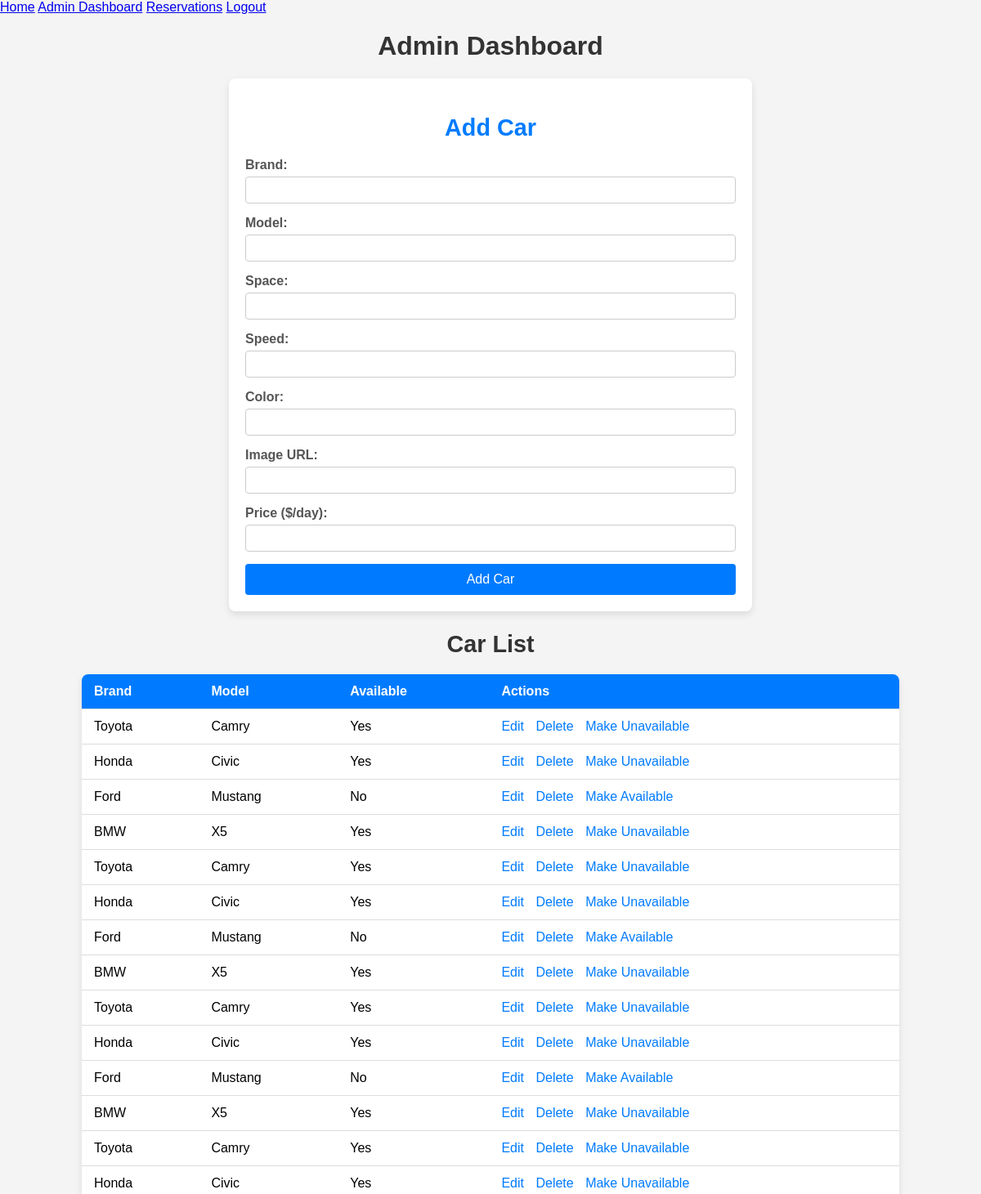
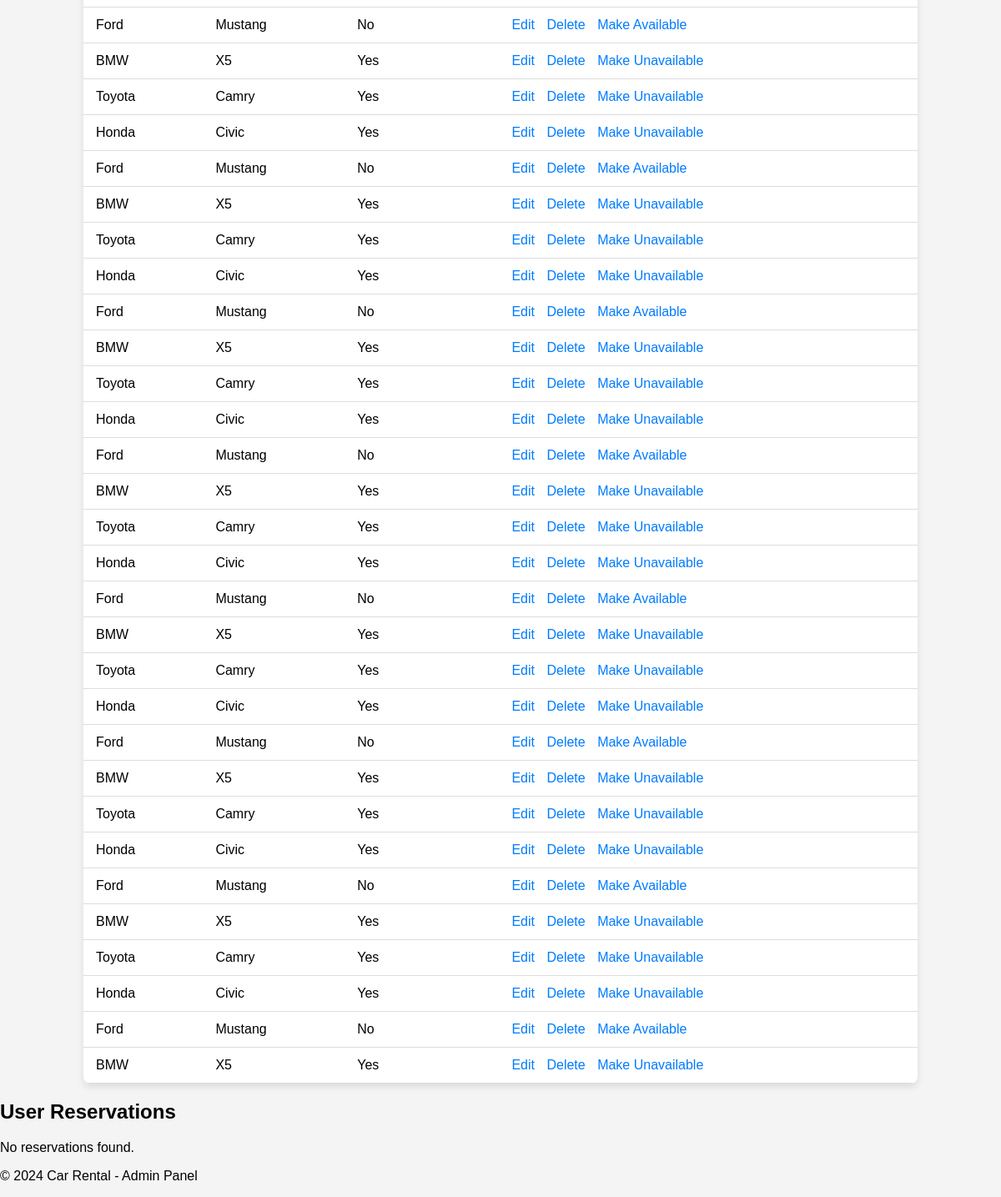
The page /admin (signed in) on the database its author committed (2 pictures, top to bottom).
### tables this page shows
CREATE TABLE cars (
            id INTEGER PRIMARY KEY AUTOINCREMENT,
            brand TEXT NOT NULL,
            model TEXT NOT NULL,
            space TEXT,
            speed TEXT,
            color TEXT,
            image TEXT,
            available INTEGER DEFAULT 1,
            price REAL NOT NULL
        );

### routes/routes.py (the view)
@routes.route("/admin")
@login_required
def admin_dashboard():
    conn = get_db_connection()
    cars = conn.execute("SELECT * FROM cars").fetchall()
    conn.close()
    return render_template("admin_dashboard.html", cars=cars)

### models/models.py (called while the page is built)
def get_db_connection():
    conn = sqlite3.connect(Config.DATABASE_PATH)
    conn.row_factory = sqlite3.Row
    return conn

### routes/routes.py (called while the page is built)
def login_required(f):
    @wraps(f)
    def decorated_function(*args, **kwargs):
        if session.get("user_id") is None:
            return redirect(url_for("routes.login"))
        return f(*args, **kwargs)
    return decorated_function

### templates/admin_dashboard.html (shortened to what this page needs)
{% extends "base_admin.html" %}
{% block content %}
    <link rel="stylesheet" href="{{ url_for('static', filename='css/admin_dashboard.css') }}">
    <h1 class="admin-title">Admin Dashboard</h1>
    <div class="form-container">
        <h2 class="form-title">Add Car</h2>
        <form method="post" action="/admin/add_car">
            <div class="form-group">
                <label for="brand">Brand:</label>
                <input type="text" name="brand" required>
            </div>
            <div class="form-group">
                <label for="model">Model:</label>
                <input type="text" name="model" required>
            </div>
            <div class="form-group">
                <label for="space">Space:</label>
                <input type="text" name="space">
            </div>
            <div class="form-group">
                <label for="speed">Speed:</label>
                <input type="text" name="speed">
            </div>
            <div class="form-group">
                <label for="color">Color:</label>
                <input type="text" name="color">
            </div>
            <div class="form-group">
                <label for="image">Image URL:</label>
                <input type="text" name="image">
            </div>
            <div class="form-group">
                <label for="price">Price ($/day):</label>
                <input type="number" name="price" required>
            </div>
            <button type="submit" class="btn">Add Car</button>
        </form>
    </div>
    <div class="car-list-container">
        <h2 class="car-list-title">Car List</h2>
        <table class="car-table">
            <thead>
                <tr>
                    <th>Brand</th>
                    <th>Model</th>
                    <th>Available</th>
                    <th>Actions</th>
                </tr>
            </thead>
            <tbody>
                {% for car in cars %}
                    <tr>
                        <td>{{ car.brand }}</td>
                        <td>{{ car.model }}</td>
                        <td class="{% if car.available %}available{% else %}not-available{% endif %}">
                            {{ "Yes" if car.available else "No" }}
                        </td>
                        <td>
                            <a href="/admin/edit_car/{{ car.id }}" class="btn-action edit">Edit</a>
                            <a href="/admin/delete_car/{{ car.id }}" onclick="return confirm('Are you sure?')" class="btn-action delete">Delete</a>
                            <a href="/admin/toggle_availability/{{ car.id }}" class="btn-action toggle">
                                {% if car.available %}Make Unavailable{% else %}Make Available{% endif %}
                            </a>
                        </td>
                    </tr>
                {% endfor %}
            </tbody>
        </table>
    </div>
    <div class="reservations-container">
        <h2 class="reservations-title">User Reservations</h2>
        {% if reservations %}
            <table class="reservations-table">
                <thead>
                    <tr>
                        <th>User</th>
                        <th>Car</th>
                        <th>Start Date</th>
                        <th>End Date</th>
                    </tr>
                </thead>
                <tbody>
                    {% for reservation in reservations %}
                        <tr>
                            <td>{{ reservation.user_name }}</td>
                            <td>{{ reservation.car_brand }} {{ reservation.car_model }}</td>
                            <td>{{ reservation.start_date }}</td>
                            <td>{{ reservation.end_date }}</td>
                        </tr>
                    {% endfor %}
                </tbody>
            </table>
        {% else %}
            <p class="no-reservations">No reservations found.</p>
        {% endif %}
    </div>
{% endblock %}

### templates/base_admin.html (shortened to what this page needs)
<!DOCTYPE html>
<html lang="en">
<head>
    <link rel="stylesheet" href="{{ url_for('static', filename='css/admin_dashboard.css') }}">
</head>
<body>
    <header>
        <nav>
            <a href="/">Home</a>
            <a href="/admin_dashboard">Admin Dashboard</a>
            <a href="/admin/reservations">Reservations</a>
            <a href="/logout">Logout</a>
        </nav>
    </header>
    <main>
        {% block content %}{% endblock %}
    </main>
    <footer>
        <p>&copy; 2024 Car Rental - Admin Panel</p>
    </footer>
</body>
</html>

### static/css/admin_dashboard.css (style rules this page uses)
body { font-family: 'Arial', sans-serif; background-color: #f4f4f4; margin: 0; padding: 0; }
.admin-title { text-align: center; font-size: 2rem; color: #333; margin-top: 20px; }
.form-container { background-color: #fff; padding: 20px; margin: 20px auto; border-radius: 8px; box-shadow: 0 4px 8px rgba(0, 0, 0, 0.1); width: 80%; max-width: 600px; }
.form-title { font-size: 1.8rem; color: #007BFF; text-align: center; margin-bottom: 20px; }
.form-group { margin-bottom: 15px; }
.form-group label { font-weight: bold; color: #555; }
.form-group input { width: 100%; padding: 8px; margin-top: 5px; border-radius: 4px; border: 1px solid #ccc; box-sizing: border-box; }
.btn { background-color: #007BFF; color: #fff; padding: 10px 15px; border: none; border-radius: 4px; cursor: pointer; width: 100%; font-size: 1rem; }
.car-list-container { margin: 20px auto; width: 90%; max-width: 1000px; }
.car-list-title { text-align: center; font-size: 1.8rem; color: #333; margin-bottom: 20px; }
.car-table { width: 100%; border-collapse: collapse; background-color: #fff; border-radius: 8px; box-shadow: 0 4px 8px rgba(0, 0, 0, 0.1); overflow: hidden; }
.car-table th, .car-table td { padding: 12px 15px; text-align: left; border-bottom: 1px solid #ddd; }
.car-table th { background-color: #007BFF; color: #fff; }
.car-table td a { color: #007BFF; text-decoration: none; margin-right: 10px; }

### rows shown on the page
cars: brand "Toyota", model "Camry", available "Yes", shows "Make Unavailable"
cars: brand "Honda", model "Civic", available "Yes", shows "Make Unavailable"
cars: brand "Ford", model "Mustang", available "No", shows "Make Available"
cars: brand "BMW", model "X5", available "Yes", shows "Make Unavailable"
cars: brand "Toyota", model "Camry", available "Yes", shows "Make Unavailable"
cars: brand "Honda", model "Civic", available "Yes", shows "Make Unavailable"
cars: brand "Ford", model "Mustang", available "No", shows "Make Available"
cars: brand "BMW", model "X5", available "Yes", shows "Make Unavailable"
cars: brand "Toyota", model "Camry", available "Yes", shows "Make Unavailable"
cars: brand "Honda", model "Civic", available "Yes", shows "Make Unavailable"
cars: brand "Ford", model "Mustang", available "No", shows "Make Available"
cars: brand "BMW", model "X5", available "Yes", shows "Make Unavailable"
cars: brand "Toyota", model "Camry", available "Yes", shows "Make Unavailable"
cars: brand "Honda", model "Civic", available "Yes", shows "Make Unavailable"
cars: brand "Ford", model "Mustang", available "No", shows "Make Available"
cars: brand "BMW", model "X5", available "Yes", shows "Make Unavailable"
cars: brand "Toyota", model "Camry", available "Yes", shows "Make Unavailable"
cars: brand "Honda", model "Civic", available "Yes", shows "Make Unavailable"
cars: brand "Ford", model "Mustang", available "No", shows "Make Available"
cars: brand "BMW", model "X5", available "Yes", shows "Make Unavailable"
cars: brand "Toyota", model "Camry", available "Yes", shows "Make Unavailable"
cars: brand "Honda", model "Civic", available "Yes", shows "Make Unavailable"
cars: brand "Ford", model "Mustang", available "No", shows "Make Available"
cars: brand "BMW", model "X5", available "Yes", shows "Make Unavailable"
cars: brand "Toyota", model "Camry", available "Yes", shows "Make Unavailable"
cars: brand "Honda", model "Civic", available "Yes", shows "Make Unavailable"
cars: brand "Ford", model "Mustang", available "No", shows "Make Available"
cars: brand "BMW", model "X5", available "Yes", shows "Make Unavailable"
cars: brand "Toyota", model "Camry", available "Yes", shows "Make Unavailable"
cars: brand "Honda", model "Civic", available "Yes", shows "Make Unavailable"
cars: brand "Ford", model "Mustang", available "No", shows "Make Available"
cars: brand "BMW", model "X5", available "Yes", shows "Make Unavailable"
cars: brand "Toyota", model "Camry", available "Yes", shows "Make Unavailable"
cars: brand "Honda", model "Civic", available "Yes", shows "Make Unavailable"
cars: brand "Ford", model "Mustang", available "No", shows "Make Available"
cars: brand "BMW", model "X5", available "Yes", shows "Make Unavailable"
cars: brand "Toyota", model "Camry", available "Yes", shows "Make Unavailable"
cars: brand "Honda", model "Civic", available "Yes", shows "Make Unavailable"
cars: brand "Ford", model "Mustang", available "No", shows "Make Available"
cars: brand "BMW", model "X5", available "Yes", shows "Make Unavailable"
cars: brand "Toyota", model "Camry", available "Yes", shows "Make Unavailable"
cars: brand "Honda", model "Civic", available "Yes", shows "Make Unavailable"
cars: brand "Ford", model "Mustang", available "No", shows "Make Available"
cars: brand "BMW", model "X5", available "Yes", shows "Make Unavailable"
